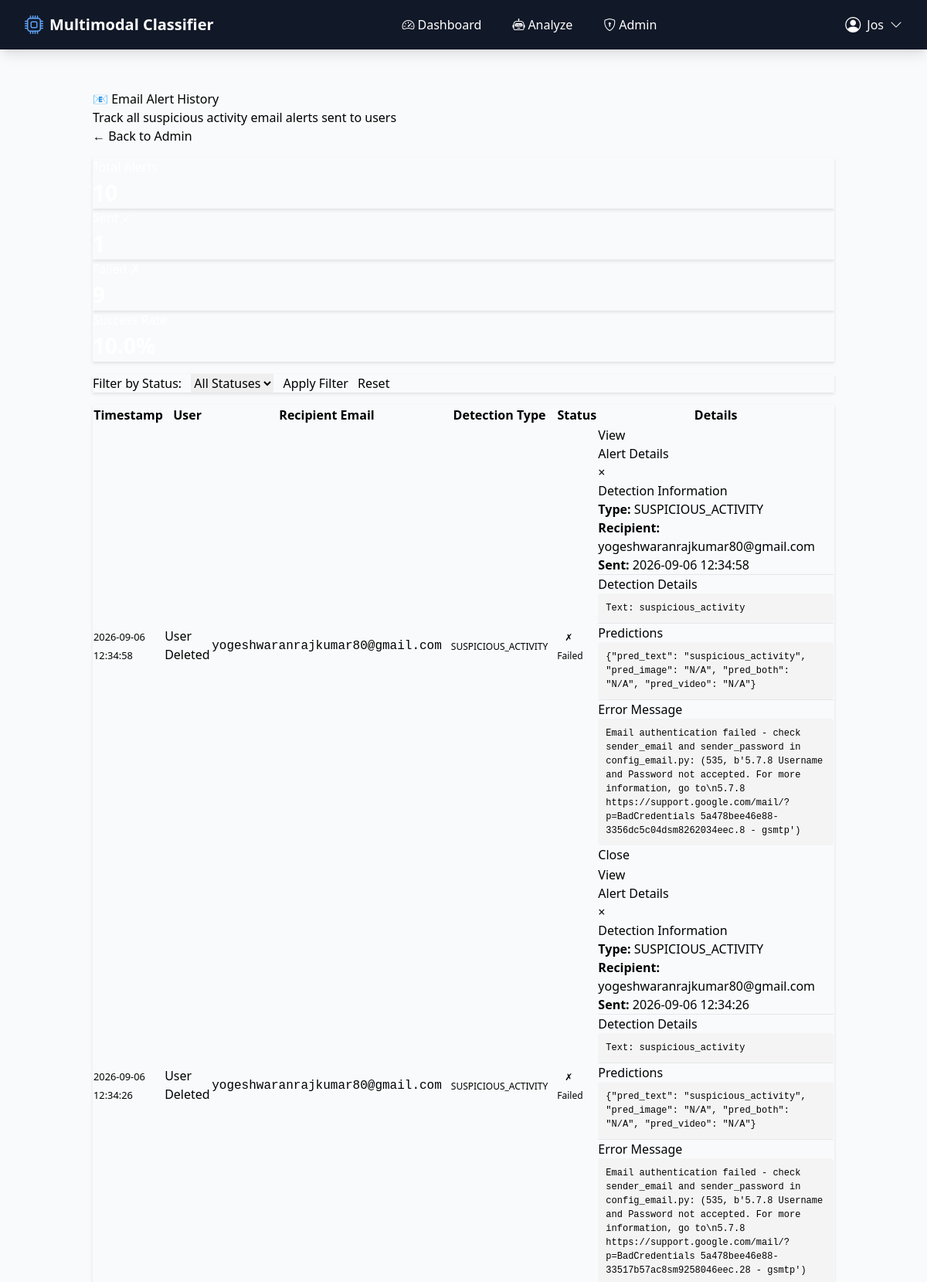
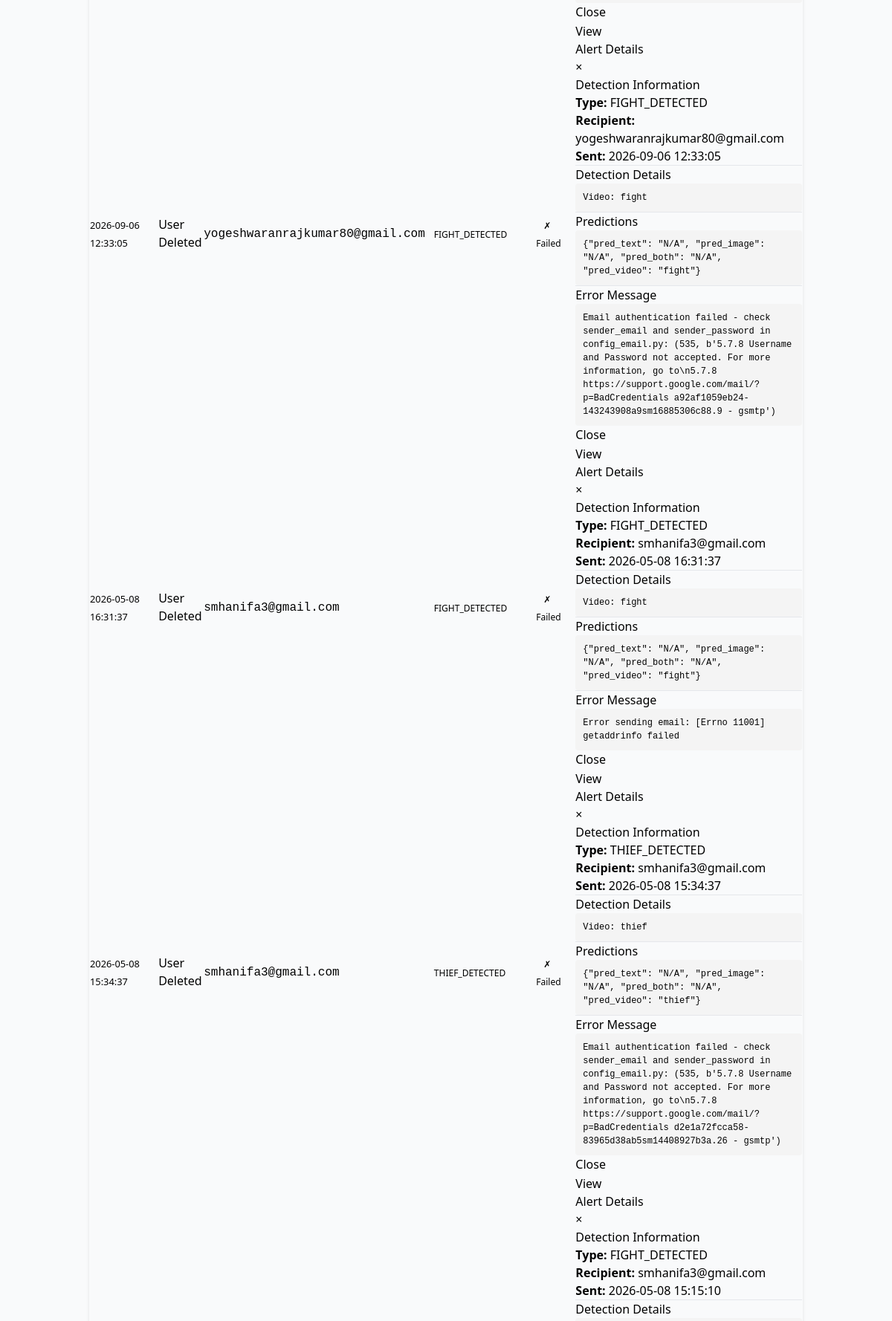
/admin/alerts (signed in, upper part), run on the app's committed database (2 pictures, top to bottom).
### app.py (models this page shows, shortened)
class EmailAlertLog(db.Model):
    id = db.Column(db.Integer, primary_key=True)
    user_id = db.Column(db.Integer, db.ForeignKey('user.id'), nullable=False)
    recipient_email = db.Column(db.String(120), nullable=False)
    detection_type = db.Column(db.String(100), nullable=False)
    detection_details = db.Column(db.Text)
    predictions = db.Column(db.Text)  # JSON string of predictions
    sent_at = db.Column(db.DateTime, default=datetime.now, nullable=False)
    status = db.Column(db.String(50), default='sent')  # 'sent', 'failed', 'pending'
    error_message = db.Column(db.Text)

### app.py (the view)
@app.route('/admin/alerts')
@login_required
def admin_alerts():
    if not session.get('is_admin'):
        flash('You do not have permission to access this page', 'danger')
        return redirect(url_for('dashboard'))
    try:
        page = request.args.get('page', 1, type=int)
        status_filter = request.args.get('status', 'all')
        query = EmailAlertLog.query
        if status_filter != 'all':
            query = query.filter_by(status=status_filter)
        alerts = query.order_by(EmailAlertLog.sent_at.desc()).paginate(page=page, per_page=20)
        total_alerts = EmailAlertLog.query.count()
        sent_count = EmailAlertLog.query.filter_by(status='sent').count()
        failed_count = EmailAlertLog.query.filter_by(status='failed').count()
        return render_template('admin_alerts.html',
                             alerts=alerts,
                             total_alerts=total_alerts,
                             sent_count=sent_count,
                             failed_count=failed_count,
                             status_filter=status_filter)
    except Exception as e:
        app.logger.error(f"Error loading alerts page: {str(e)}")
        flash(f'Error loading alerts: {str(e)}', 'danger')
        return redirect(url_for('admin'))

### app.py (called while the page is built)
def login_required(f):
    @wraps(f)
    def decorated_function(*args, **kwargs):
        if 'user_id' not in session:
            flash('Please log in to access this page.', 'danger')
            return redirect(url_for('login'))
        return f(*args, **kwargs)
    return decorated_function

### templates/admin_alerts.html (shortened to what this page needs)
{% extends "base.html" %}
{% block content %}
<div class="container mt-5">
    <div class="row mb-4">
        <div class="col-md-8">
            <h2>📧 Email Alert History</h2>
            <p class="text-muted">Track all suspicious activity email alerts sent to users</p>
        </div>
        <div class="col-md-4">
            <a href="{{ url_for('admin') }}" class="btn btn-secondary">← Back to Admin</a>
        </div>
    </div>
    <div class="row mb-4">
        <div class="col-md-3">
            <div class="card text-white bg-info">
                <div class="card-body">
                    <h5 class="card-title">Total Alerts</h5>
                    <p class="card-text" style="font-size: 28px; font-weight: bold;">{{ total_alerts }}</p>
                </div>
            </div>
        </div>
        <div class="col-md-3">
            <div class="card text-white bg-success">
                <div class="card-body">
                    <h5 class="card-title">Sent ✓</h5>
                    <p class="card-text" style="font-size: 28px; font-weight: bold;">{{ sent_count }}</p>
                </div>
            </div>
        </div>
        <div class="col-md-3">
            <div class="card text-white bg-danger">
                <div class="card-body">
                    <h5 class="card-title">Failed ✗</h5>
                    <p class="card-text" style="font-size: 28px; font-weight: bold;">{{ failed_count }}</p>
                </div>
            </div>
        </div>
        <div class="col-md-3">
            <div class="card text-white bg-warning">
                <div class="card-body">
                    <h5 class="card-title">Success Rate</h5>
                    <p class="card-text" style="font-size: 28px; font-weight: bold;">
                    </p>
                </div>
            </div>
        </div>
    </div>
    <div class="card mb-4">
        <div class="card-body">
            <form method="get" class="form-inline">
                <label for="statusFilter" class="mr-2">Filter by Status:</label>
                <select name="status" id="statusFilter" class="form-control mr-2">
                    <option value="all" {% if status_filter == 'all' %}selected{% endif %}>All Statuses</option>
                </select>
                <button type="submit" class="btn btn-primary">Apply Filter</button>
                <a href="{{ url_for('admin_alerts') }}" class="btn btn-secondary ml-2">Reset</a>
            </form>
        </div>
    </div>
    <div class="card">
        <div class="table-responsive">
            <table class="table table-hover mb-0">
                <thead class="thead-dark">
                    <tr>
                        <th>Timestamp</th>
                        <th>User</th>
                        <th>Recipient Email</th>
                        <th>Detection Type</th>
                        <th>Status</th>
                        <th>Details</th>
                    </tr>
                </thead>
                <tbody>
                    {% if alerts.items %}
                        {% for alert in alerts.items %}
                        <tr>
                            <td><small>{{ alert.sent_at.strftime('%Y-%m-%d %H:%M:%S') }}</small></td>
                            <td>
                                {% set user = alert.user %}
                                {% if user %}
                                    <strong>{{ user.username }}</strong><br>
                                    <small class="text-muted">{{ user.email }}</small>
                                {% else %}
                                    <span class="text-muted">User Deleted</span>
                                {% endif %}
                            </td>
                            <td><code>{{ alert.recipient_email }}</code></td>
                            <td>
                                <span class="badge badge-info">{{ alert.detection_type }}</span>
                            </td>
                            <td>
                                {% if alert.status == 'sent' %}
                                    <span class="badge badge-success">✓ Sent</span>
                                {% elif alert.status == 'failed' %}
                                    <span class="badge badge-danger">✗ Failed</span>
                                {% else %}
                                    <span class="badge badge-warning">{{ alert.status }}</span>
                                {% endif %}
                            </td>
                            <td>
                                <button type="button" class="btn btn-sm btn-info" data-toggle="modal" data-target="#alertModal{{ alert.id }}">
                                    View
                                </button>
                                <div class="modal fade" id="alertModal{{ alert.id }}" tabindex="-1">
                                    <div class="modal-dialog modal-lg">
                                        <div class="modal-content">
                                            <div class="modal-header">
                                                <h5 class="modal-title">Alert Details</h5>
                                                <button type="button" class="close" data-dismiss="modal">
                                                    <span>&times;</span>
                                                </button>
                                            </div>
                                            <div class="modal-body">
                                                <h6>Detection Information</h6>
                                                <p><strong>Type:</strong> {{ alert.detection_type }}</p>
                                                <p><strong>Recipient:</strong> {{ alert.recipient_email }}</p>
                                                <p><strong>Sent:</strong> {{ alert.sent_at.strftime('%Y-%m-%d %H:%M:%S') }}</p>
                                                <hr>
                                                <h6>Detection Details</h6>
                                                <div class="alert alert-light">
                                                    <pre style="margin: 0; white-space: pre-wrap;">{{ alert.detection_details }}</pre>
                                                </div>
                                                {% if alert.predictions %}
                                                <hr>
                                                <h6>Predictions</h6>
                                                <div class="alert alert-light">
                                                    <pre style="margin: 0; white-space: pre-wrap;">{{ alert.predictions }}</pre>
                                                </div>
                                                {% endif %}
                                                {% if alert.error_message %}
                                                <hr>
                                                <h6>Error Message</h6>
                                                <div class="alert alert-danger">
                                                    <pre style="margin: 0; white-space: pre-wrap;">{{ alert.error_message }}</pre>
                                                </div>
                                                {% endif %}
                                            </div>
                                            <div class="modal-footer">
                                                <button type="button" class="btn btn-secondary" data-dismiss="modal">Close</button>
                                            </div>
                                        </div>
                                    </div>
                                </div>
                            </td>
                        </tr>
                        {% endfor %}
                    {% else %}
                        <tr>
                            <td colspan="6" class="text-center py-4">
                                <p class="text-muted">No alerts found</p>
                            </td>
                        </tr>
                    {% endif %}
                </tbody>
            </table>
        </div>
    </div>
</div>
{% endblock %}

### templates/admin_alerts.html (style rules this page uses)
.badge { padding: 6px 10px; font-size: 12px; }
.card { box-shadow: 0 2px 4px rgba(0,0,0,0.1); }
pre { background-color: #f4f4f4; padding: 10px; border-radius: 4px; font-size: 12px; }

### data on the page
EmailAlertLog: sent_at "2026-09-06 12:34:58", shows "User Deleted", recipient_email "yogeshwaranrajkumar80@gmail.com", detection_type "SUSPICIOUS_ACTIVITY", status "✗ Failed", detection_details "Text: suspicious_activity", predictions "{\"pred_text\": \"suspicious_activity\", \"pred_image\": \"N/A\", \"pred_both\": \"N/A\", \"pred_video\": \"N/A\"}", error_message "Email authentication failed - check sender_email and sender_password in config_email.py: (535, b'5.7.8 Username and Password not accepted. For more information, go to\\n5.7.8 https://support.google.com/mail/?p=BadCredentials 5a478bee46e88-3356dc5c04dsm8262034eec.8 - gsmtp')"
EmailAlertLog: sent_at "2026-09-06 12:34:26", shows "User Deleted", recipient_email "yogeshwaranrajkumar80@gmail.com", detection_type "SUSPICIOUS_ACTIVITY", status "✗ Failed", detection_details "Text: suspicious_activity", predictions "{\"pred_text\": \"suspicious_activity\", \"pred_image\": \"N/A\", \"pred_both\": \"N/A\", \"pred_video\": \"N/A\"}", error_message "Email authentication failed - check sender_email and sender_password in config_email.py: (535, b'5.7.8 Username and Password not accepted. For more information, go to\\n5.7.8 https://support.google.com/mail/?p=BadCredentials 5a478bee46e88-33517b57ac8sm9258046eec.28 - gsmtp')"
EmailAlertLog: sent_at "2026-09-06 12:33:05", shows "User Deleted", recipient_email "yogeshwaranrajkumar80@gmail.com", detection_type "FIGHT_DETECTED", status "✗ Failed", detection_details "Video: fight", predictions "{\"pred_text\": \"N/A\", \"pred_image\": \"N/A\", \"pred_both\": \"N/A\", \"pred_video\": \"fight\"}", error_message "Email authentication failed - check sender_email and sender_password in config_email.py: (535, b'5.7.8 Username and Password not accepted. For more information, go to\\n5.7.8 https://support.google.com/mail/?p=BadCredentials a92af1059eb24-143243908a9sm16885306c88.9 - gsmtp')"
EmailAlertLog: sent_at "2026-05-08 16:31:37", shows "User Deleted", recipient_email "smhanifa3@gmail.com", detection_type "FIGHT_DETECTED", status "✗ Failed", detection_details "Video: fight", predictions "{\"pred_text\": \"N/A\", \"pred_image\": \"N/A\", \"pred_both\": \"N/A\", \"pred_video\": \"fight\"}", error_message "Error sending email: [Errno 11001] getaddrinfo failed"
EmailAlertLog: sent_at "2026-05-08 15:34:37", shows "User Deleted", recipient_email "smhanifa3@gmail.com", detection_type "THIEF_DETECTED", status "✗ Failed", detection_details "Video: thief", predictions "{\"pred_text\": \"N/A\", \"pred_image\": \"N/A\", \"pred_both\": \"N/A\", \"pred_video\": \"thief\"}", error_message "Email authentication failed - check sender_email and sender_password in config_email.py: (535, b'5.7.8 Username and Password not accepted. For more information, go to\\n5.7.8 https://support.google.com/mail/?p=BadCredentials d2e1a72fcca58-83965d38ab5sm14408927b3a.26 - gsmtp')"
EmailAlertLog: detection_type "FIGHT_DETECTED", recipient_email "smhanifa3@gmail.com", sent_at "2026-05-08 15:15:10"

### other printed values
{{ session['username'] }} "Jos"
